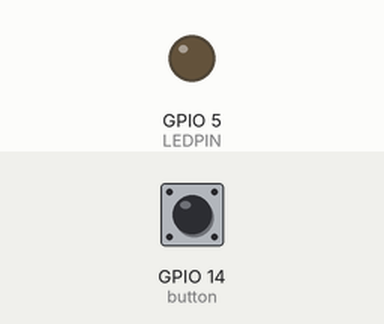
Bench run of a sketch on a simulated ESP32. On the bench: output pins drawn as LEDs (lit = HIGH). The test bench sets the inputs (shaded band); at power-on: GPIO 14 (button) HIGH.

Above: at 1.2 s.
1.3 s: GPIO 14 (button) pulled LOW for 0.15 s
At 2.3 s:
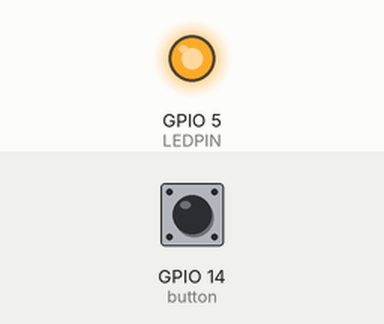
Timing chart, 0 to 4.3 s (numbered marks = the images above; inputs shaded):
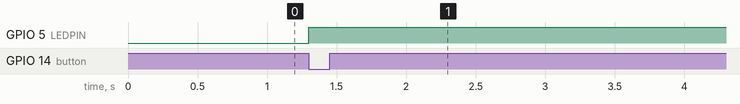

The sketch:

BlinkLEDInterrupt.ino
```cpp
#define button 14 //pino do botão
#define LEDPIN 5 //pino do LED

void IRAM_ATTR changeLed(){ //função de interrupção

  digitalWrite(LEDPIN, HIGH);

}

void setup()
{

pinMode(LEDPIN, OUTPUT);
pinMode(button, INPUT);

attachInterrupt(button, changeLed, FALLING); /*função que define que o pino 14, do botão,  vai gerar uma interrupção quando for solto após pressionado(borda de descida) e assim executar a função changeLed()*/

digitalWrite(LEDPIN, LOW);
}

void loop()
{
}
```

Measured:
- after the input at 1.3 s, GPIO 5 (LEDPIN): LOW → HIGH at once
